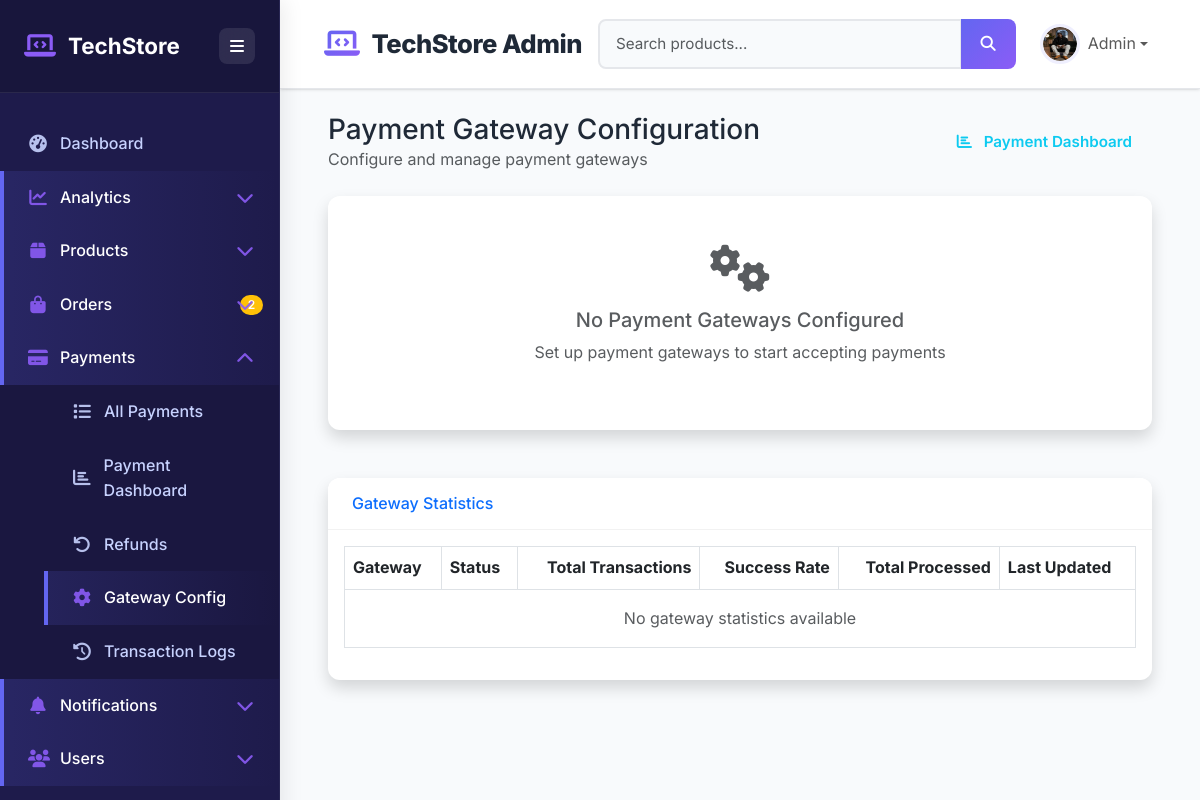
Page /payments/admin/gateways/ (signed in) on the committed database.
### users/models.py (models this page shows, shortened)
class User(AbstractUser):
    ROLE_CHOICES = (
        ('customer', 'Customer'),
        ('seller', 'Seller'),
        ('admin', 'Administrator'),
    )
    role = models.CharField(max_length=20, choices=ROLE_CHOICES, default='customer')
    phone = models.CharField(max_length=20, blank=True)
    address = models.TextField(blank=True)
    city = models.CharField(max_length=100, blank=True)
    state = models.CharField(max_length=100, blank=True)
    country = models.CharField(max_length=100, blank=True)
    zip_code = models.CharField(max_length=20, blank=True)
    profile_picture = models.ImageField(upload_to='profiles/', blank=True)
    email_verified = models.BooleanField(default=False)
    phone_verified = models.BooleanField(default=False)
    email_verification_token = models.CharField(max_length=100, blank=True, null=True)
    email_token_created = models.DateTimeField(null=True, blank=True)
    otp = models.CharField(max_length=6, blank=True)
    otp_expiry = models.DateTimeField(null=True, blank=True)
    created_at = models.DateTimeField(auto_now_add=True)
    updated_at = models.DateTimeField(auto_now=True)
    class Meta:
        db_table = 'users'
    @property
    def profile_picture_url(self):
        if self.profile_picture and hasattr(self.profile_picture, 'url'):
            return self.profile_picture.url
        return None

### payments/views.py (the view)
# urls.py: path('admin/gateways/', views.admin_gateway_list, name='admin_gateway_list'),
@login_required
@user_passes_test(is_admin_or_staff)
def admin_gateway_list(request):
    gateways = PaymentGatewayConfig.objects.all()
    context = {
        'gateways': gateways,
    }
    return render(request, 'admin/payments/gateway_list.html', context)

### templates/admin/payments/gateway_list.html (shortened to what this page needs)
{% extends 'admin/admin_base.html' %}
{% block content %}
<div class="container-fluid px-4">
    <div class="d-flex justify-content-between align-items-center mb-4">
        <div>
            <h1 class="h3 mb-0 text-gray-800">Payment Gateway Configuration</h1>
            <p class="text-muted mb-0">Configure and manage payment gateways</p>
        </div>
        <div>
            <a href="{% url 'payments:admin_payment_dashboard' %}" class="btn btn-outline-info">
                <i class="fas fa-chart-bar me-2"></i> Payment Dashboard
            </a>
        </div>
    </div>
    <div class="row">
        {% for gateway in gateways %}
        <div class="col-lg-4 col-md-6 mb-4">
            <div class="card shadow h-100">
                <div class="card-header py-3 d-flex justify-content-between align-items-center">
                    <h6 class="m-0 font-weight-bold text-primary">{{ gateway.get_name_display }}</h6>
                    <div>
                        {% if gateway.is_active %}
                        <span class="badge bg-success">Active</span>
                        {% else %}
                        <span class="badge bg-secondary">Inactive</span>
                        {% endif %}
                        {% if gateway.is_test_mode %}
                        <span class="badge bg-warning ms-1">Test Mode</span>
                        {% endif %}
                    </div>
                </div>
                <div class="card-body">
                    <div class="mb-3">
                        <small class="text-muted">Display Name:</small>
                        <div>{{ gateway.display_name|default:"Not set" }}</div>
                    </div>
                    <div class="mb-3">
                        <small class="text-muted">Configuration Status:</small>
                        <div>
                            {% if gateway.is_configured %}
                            <span class="badge bg-success">Configured</span>
                            {% else %}
                            <span class="badge bg-danger">Not Configured</span>
                            {% endif %}
                        </div>
                    </div>
                    <div class="mb-3">
                        <small class="text-muted">Supported Currencies:</small>
                        <div>
                            {% for currency in gateway.supported_currencies|slice:":3" %}
                            <span class="badge bg-info me-1">{{ currency }}</span>
                            {% endfor %}
                            {% if gateway.supported_currencies|length > 3 %}
                            <span class="badge bg-secondary">+{{ gateway.supported_currencies|length|add:"-3" }}</span>
                            {% endif %}
                        </div>
                    </div>
                    <div class="mb-3">
                        <small class="text-muted">Transaction Fee:</small>
                        <div>
                            {{ gateway.transaction_fee_percent }}% + ${{ gateway.transaction_fee_fixed }}
                        </div>
                    </div>
                    <div class="mt-4">
                        <div class="d-grid gap-2">
                            <a href="{% url 'payments:admin_gateway_detail' gateway.id %}" class="btn btn-primary">
                                <i class="fas fa-cog me-2"></i> Configure
                            </a>
                            <a href="{% url 'payments:admin_payment_list' %}?gateway={{ gateway.name }}" class="btn btn-outline-secondary">
                                <i class="fas fa-list me-2"></i> View Transactions
                            </a>
                        </div>
                    </div>
                </div>
                <div class="card-footer bg-transparent">
                    <small class="text-muted">
                        Last updated: {{ gateway.updated_at|date:"M d, Y" }}
                    </small>
                </div>
            </div>
        </div>
        {% empty %}
        <div class="col-12">
            <div class="card shadow">
                <div class="card-body text-center py-5">
                    <i class="fas fa-cogs fa-3x text-muted mb-3"></i>
                    <h5 class="text-muted">No Payment Gateways Configured</h5>
                    <p class="text-muted">Set up payment gateways to start accepting payments</p>
                </div>
            </div>
        </div>
        {% endfor %}
    </div>
    <div class="card shadow mt-4">
        <div class="card-header py-3">
            <h6 class="m-0 font-weight-bold text-primary">Gateway Statistics</h6>
        </div>
        <div class="card-body">
            <div class="table-responsive">
                <table class="table table-bordered">
                    <thead>
                        <tr>
                            <th>Gateway</th>
                            <th>Status</th>
                            <th class="text-end">Total Transactions</th>
                            <th class="text-end">Success Rate</th>
                            <th class="text-end">Total Processed</th>
                            <th>Last Updated</th>
                        </tr>
                    </thead>
                    <tbody>
                        {% for gateway in gateways %}
                        <tr>
                            <td>
                                <strong>{{ gateway.get_name_display }}</strong>
                            </td>
                            <td>
                                {% if gateway.is_active %}
                                <span class="badge bg-success">Active</span>
                                {% else %}
                                <span class="badge bg-secondary">Inactive</span>
                                {% endif %}
                                {% if gateway.is_test_mode %}
                                <span class="badge bg-warning ms-1">Test</span>
                                {% else %}
                                <span class="badge bg-primary ms-1">Live</span>
                                {% endif %}
                            </td>
                            <td class="text-end">
                                0
                            </td>
                            <td class="text-end">
                                0%
                            </td>
                            <td class="text-end">
                                $0.00
                            </td>
                            <td>
                                {{ gateway.updated_at|date:"M d, Y" }}
                            </td>
                        </tr>
                        {% empty %}
                        <tr>
                            <td colspan="6" class="text-center py-3 text-muted">
                                No gateway statistics available
                            </td>
                        </tr>
                        {% endfor %}
                    </tbody>
                </table>
            </div>
        </div>
    </div>
</div>
{% endblock %}

### templates/admin/admin_base.html (shortened to what this page needs)
<!DOCTYPE html>
<html lang="en">
<head>
    <link href="https://cdn.jsdelivr.net/npm/bootstrap@5.3.0/dist/css/bootstrap.min.css" rel="stylesheet">
    <link rel="stylesheet" href="https://cdnjs.cloudflare.com/ajax/libs/font-awesome/6.4.0/css/all.min.css">
</head>
<body>
    <div id="sidebar">
        <div class="sidebar-header">
            <h3>
                <i class="fas fa-laptop-code"></i>
                <span>TechStore</span>
            </h3>
            <button id="sidebarToggle" type="button" aria-label="Toggle sidebar">
                <i class="fas fa-bars"></i>
            </button>
        </div>
        <div class="sidebar-menu">
            <a href="{% url 'analytics:analytics_dashboard' %}" class="nav-link">
                <i class="fas fa-tachometer-alt"></i>
                <span>Dashboard</span>
            </a>
            <a href="#analyticsSubmenu" class="nav-link" data-bs-toggle="collapse">
                <i class="fas fa-chart-line"></i>
                <span>Analytics</span>
                <i class="fas fa-chevron-down ms-auto"></i>
            </a>
            <a href="#productsSubmenu" class="nav-link" data-bs-toggle="collapse">
                <i class="fas fa-box"></i>
                <span>Products</span>
                <i class="fas fa-chevron-down ms-auto"></i>
            </a>
            <a href="#ordersSubmenu" class="nav-link" data-bs-toggle="collapse">
                <i class="fas fa-shopping-bag"></i>
                <span>Orders</span>
                {% if pending_orders_count %}
                <span class="badge bg-warning badge-sidebar">{{ pending_orders_count }}</span>
                {% endif %}
                <i class="fas fa-chevron-down ms-auto"></i>
            </a>
            <a href="#paymentsSubmenu" class="nav-link" data-bs-toggle="collapse">
                <i class="fas fa-credit-card"></i>
                <span>Payments</span>
                <i class="fas fa-chevron-down ms-auto"></i>
            </a>
            <div class="collapse" id="paymentsSubmenu">
                <div class="submenu">
                    <a href="{% url 'payments:admin_payment_list' %}" class="nav-link">
                        <i class="fas fa-list"></i>
                        <span>All Payments</span>
                    </a>
                    <a href="{% url 'payments:admin_payment_dashboard' %}" class="nav-link">
                        <i class="fas fa-chart-bar"></i>
                        <span>Payment Dashboard</span>
                    </a>
                    <a href="{% url 'payments:admin_refund_list' %}" class="nav-link">
                        <i class="fas fa-undo"></i>
                        <span>Refunds</span>
                    </a>
                    <a href="{% url 'payments:admin_gateway_list' %}" class="nav-link">
                        <i class="fas fa-cog"></i>
                        <span>Gateway Config</span>
                    </a>
                    <a href="{% url 'payments:admin_transaction_logs' %}" class="nav-link">
                        <i class="fas fa-history"></i>
                        <span>Transaction Logs</span>
                    </a>
                </div>
            </div>
            <a href="#notificationsSubmenu" class="nav-link" data-bs-toggle="collapse">
                <i class="fas fa-bell"></i>
                <span>Notifications</span>
                <i class="fas fa-chevron-down ms-auto"></i>
            </a>
            <a href="#usersSubmenu" class="nav-link" data-bs-toggle="collapse">
                <i class="fas fa-users"></i>
                <span>Users</span>
                <i class="fas fa-chevron-down ms-auto"></i>
            </a>
        </div>
    </div>
    <div id="content">
        <nav class="top-navbar navbar navbar-expand-lg navbar-light">
            <div class="container-fluid">
                <a class="navbar-brand" href="{% url 'analytics:analytics_dashboard' %}">
                    <i class="fas fa-laptop-code"></i>
                    <span>TechStore Admin</span>
                </a>
                <div class="collapse navbar-collapse" id="navbarMain">
                    <form class="d-flex me-3 search-form" action="{% url 'products:product_search' %}" method="get">
                        <div class="input-group">
                            <input type="text" class="form-control search-input" placeholder="Search products..."
                                   name="q" aria-label="Search products">
                            <button class="btn btn-primary search-btn" type="submit">
                                <i class="fas fa-search"></i>
                            </button>
                        </div>
                    </form>
                    <div class="navbar-nav">
                        <div class="nav-item dropdown">
                            <a class="nav-link dropdown-toggle d-flex align-items-center" href="#"
                               id="userDropdown" role="button" data-bs-toggle="dropdown">
                                <div class="user-avatar me-2">
                                    {% if request.user.profile_picture_url %}
                                        <img src="{{ request.user.profile_picture_url }}"
                                             alt="{{ request.user.username }}"
                                             class="rounded-circle w-100 h-100">
                                    {% else %}
                                        <div class="rounded-circle bg-primary d-flex align-items-center justify-content-center w-100 h-100">
                                            <i class="fas fa-user text-white"></i>
                                        </div>
                                    {% endif %}
                                </div>
                                <span class="d-none d-md-inline">{{ request.user.username }}</span>
                            </a>
                        </div>
                    </div>
                </div>
            </div>
        </nav>
        <div class="container-fluid px-4 pt-4">
            {% block content %}{% endblock %}
        </div>
    </div>
</body>
</html>

### rows in the picture
User: user.profile_picture_url (picture), user.username "Admin"

### other values in the picture
{{ pending_orders_count }} "2"
